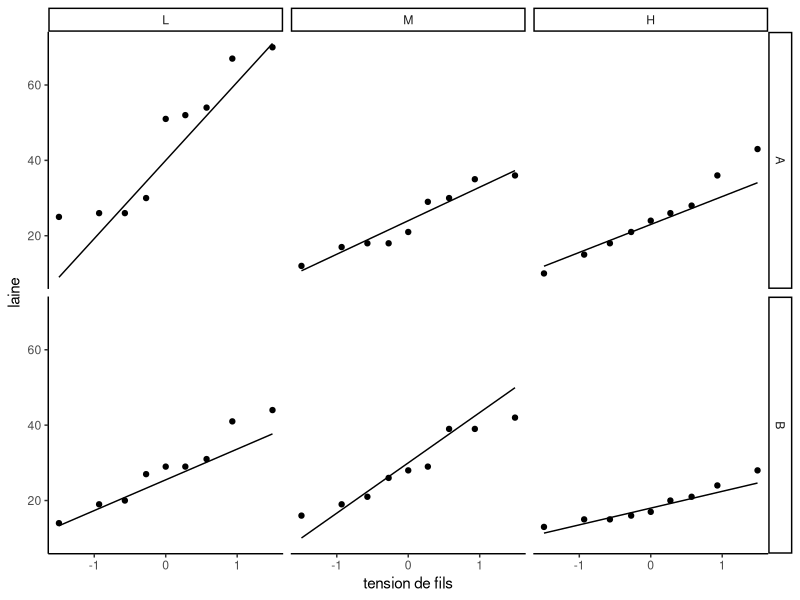
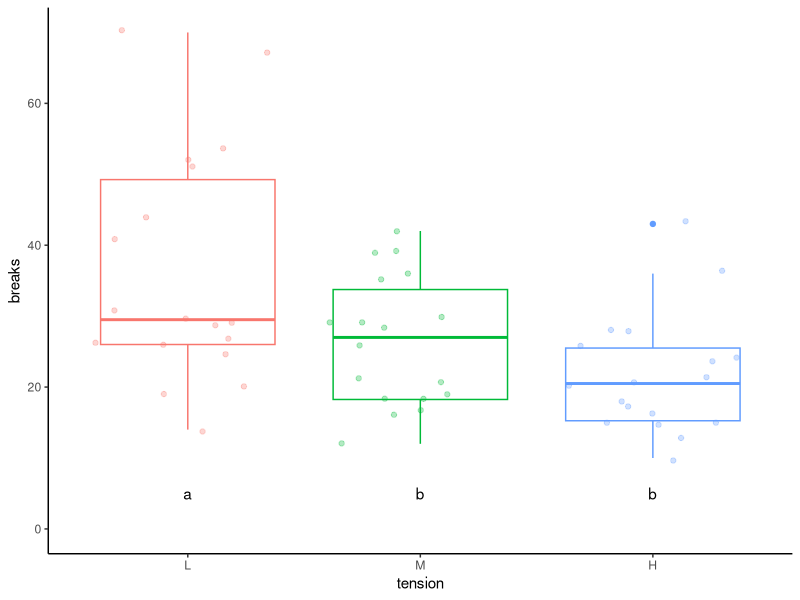
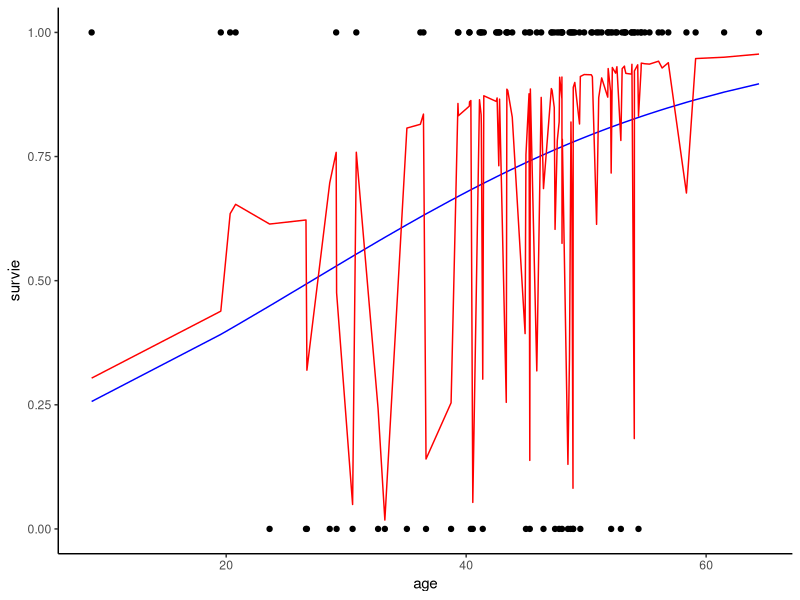
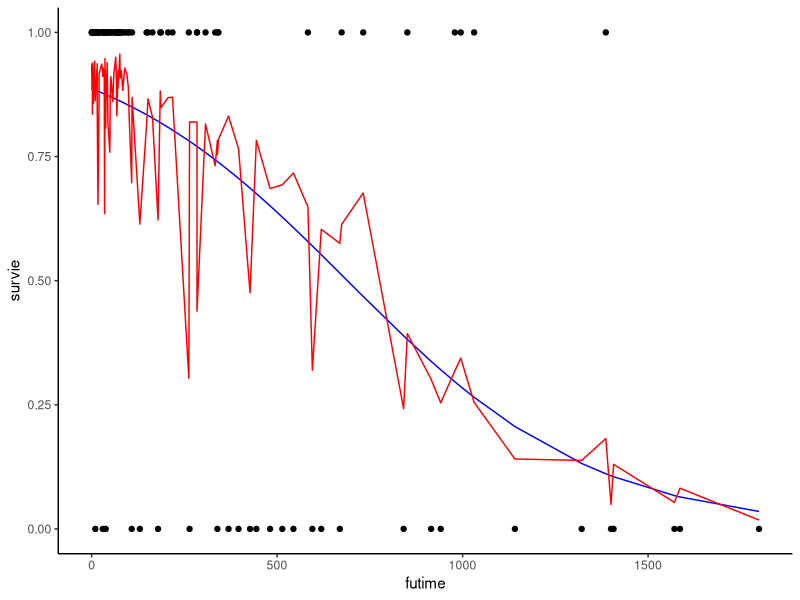
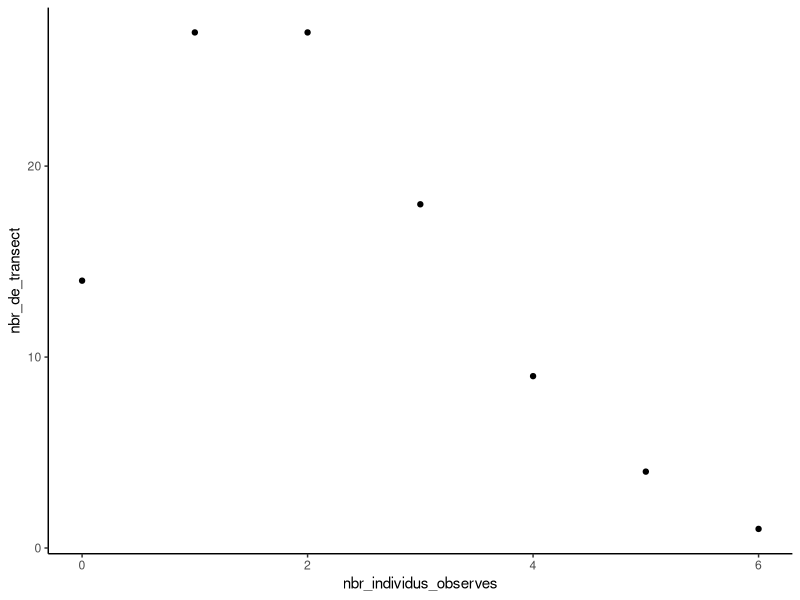
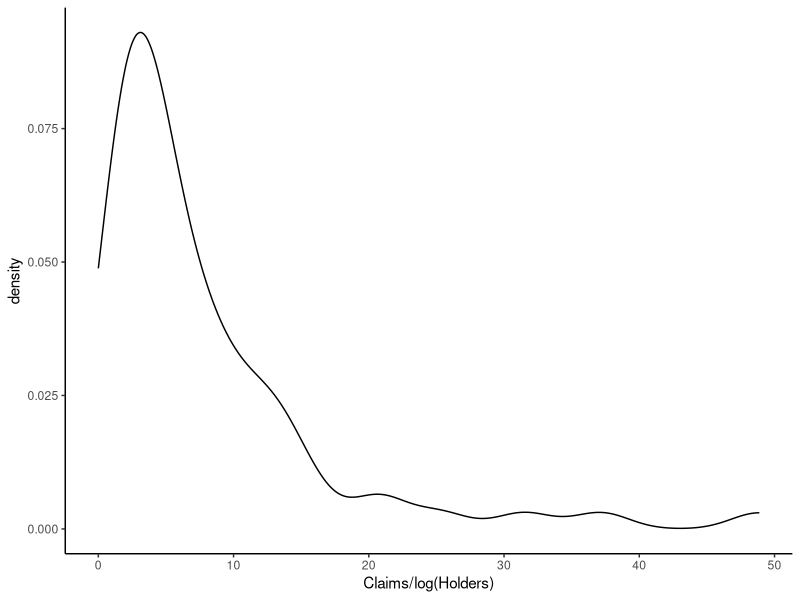
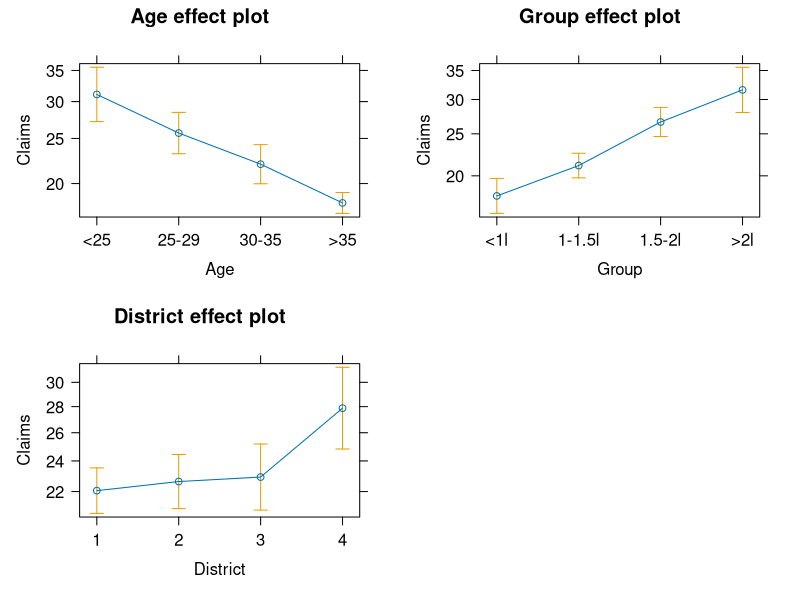
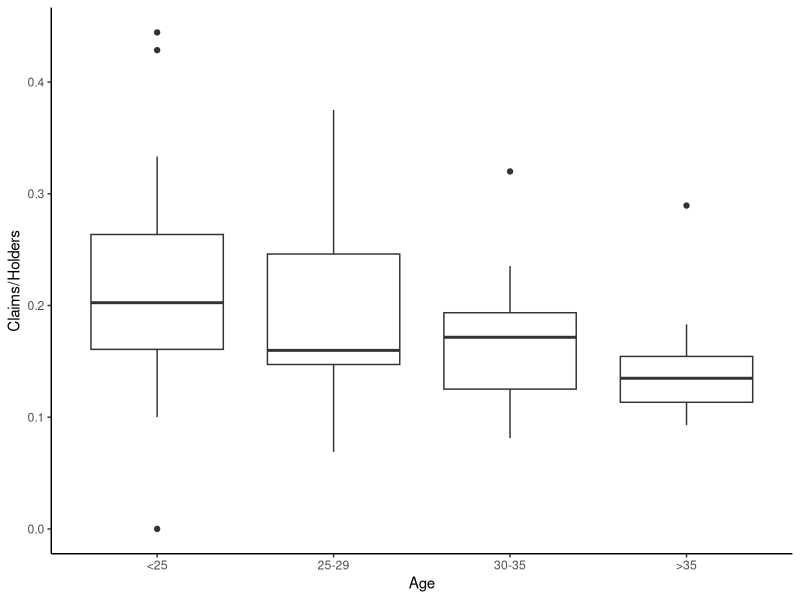

R code for these plots, in order:
## ---- chunk 1
#| label: import_packages

library(tidyverse)
library(multcomp)
## ---- chunk 2

lm(Petal.Length ~ Sepal.Length, data = iris) |> anova()
aov(Petal.Length ~ Sepal.Length, data = iris) |> anova()

lm(Petal.Length ~ Species, data = iris) |> anova()
aov(Petal.Length ~ Species, data = iris) |> anova()

## ---- chunk 3
ggplot(warpbreaks) +
  aes(sample = breaks) +
  geom_qq() +
  geom_qq_line() +
  facet_grid(rows = vars(wool), cols = vars(tension)) +
  labs(x = "tension de fils", y = "laine") +
  theme_classic()
## ---- chunk 4
fm1 <- aov(breaks ~ wool + tension, data = warpbreaks)
summary(fm1)
## ---- chunk 5
shapiro.test(fm1$residuals)
## ---- chunk 6
TukeyHSD(fm1, "tension")
## ---- chunk 7
library(multcomp)
summary(
  glht(
    fm1, 
    linfct = mcp(
      tension = "Tukey"
      )
    )
  )
## ---- chunk 8
rstatix::tukey_hsd(fm1)
## ---- chunk 9
lettre_significative <- tibble(
  lettre = (
  summary(
    glht(
      fm1, 
      linfct = mcp(
        tension = "Tukey"
      )
    )
  ) |> 
    cld())$mcletters$Letters,
  tension = names(lettre)
)
## ---- chunk 10
ggplot(warpbreaks) +
  aes(x = tension, y = breaks, color = tension) +
  geom_boxplot() + 
  geom_jitter(alpha = 0.3) +
  geom_text(
    aes(x = tension, label = lettre),
    data = lettre_significative,
    color = "black",
    y = 5
  ) +
  theme_classic() +
  coord_cartesian(ylim = c(0,70)) +
  theme(legend.position = "none")
  
ggsave("img/08Rl05N.png", width = 14, height = 10, units = "cm")

## ---- chunk 11
library(survival)

donnees_survie <- jasa |>  
  mutate(
    survie = fustat |> as.factor(),
    pontage = surgery |> as.factor()
  )
## ---- chunk 12
m1 <- glm(
  formula = survie ~ futime + pontage + age,
  data = donnees_survie,
  family = binomial
  )
car::Anova(m1, type = "2")
## ---- chunk 13
m2 <- glm(
  formula = survie ~ age + futime,
  data = donnees_survie,
  family = binomial
  )
car::Anova(m2, type = "2")
AIC(m1, m2)

summary(m2)
## ---- chunk 14
m3 <- glm(
  formula = survie ~ age + futime,
  data = donnees_survie,
  family = quasibinomial
  )
## ---- chunk 15
donnees_survie |> 
  mutate(
    prediction_survie_age_seul = 
      glm(
        formula = survie ~ age,
        data = donnees_survie,
        family = binomial
      )$fitted.values,
    prediction_survie = m2$fitted.values
    ) |> 
  ggplot() +
  aes(x = age, y = fustat) +
  geom_point() +
  geom_line(aes(y = prediction_survie_age_seul), color = "blue") +
  geom_line(aes(y = prediction_survie), color = "red") +
  ylab("survie") +
  theme_classic()

donnees_survie |> 
  mutate(
    prediction_survie_futime_seul = 
      glm(
        formula = survie ~ futime,
        data = donnees_survie,
        family = binomial
      )$fitted.values,
    prediction_survie = m2$fitted.values
    ) |> 
  ggplot() +
  aes(x = futime, y = fustat) +
  geom_point() +
  geom_line(aes(y = prediction_survie_futime_seul), color = "blue") +
  geom_line(aes(y = prediction_survie), color = "red") +
  ylab("survie") +
  theme_classic()


## ---- chunk 16

tibble(
  nbr_individus_observes = 0:6,
  nbr_de_transect = round(dpois(nbr_individus_observes, lambda = 2)*100)
) |> 
  ggplot() +
  aes(x = nbr_individus_observes, y = nbr_de_transect) +
  geom_point() +
  theme_classic()
## ---- chunk 17
declaration_accident <- MASS::Insurance

glimpse(declaration_accident)
## ---- chunk 18
ggplot(declaration_accident) +
  aes(x = Claims/log(Holders)) +
  geom_density() +
  theme_classic()

ggsave("img/08Rl13N.png", width = 14, height = 10, units = "cm")
## ---- chunk 19
m1 <- glm(
  Claims ~ Age*District*Group + offset(log(Holders)), 
  data = declaration_accident, 
  family = poisson)
car::Anova(m1)
## ---- chunk 20
m2 <- glm(
  Claims ~ Age*District + Age*Group + Group*District + offset(log(Holders)), 
  data = declaration_accident, 
  family = poisson)
car::Anova(m2)

m3 <- glm(
  Claims ~ Age*Group + Group*District + offset(log(Holders)), 
  data = declaration_accident, 
  family = poisson)
car::Anova(m3)

m4 <- glm(
  Claims ~ Age*Group + District + offset(log(Holders)), 
  data = declaration_accident, 
  family = poisson)
car::Anova(m4)

m5 <- glm(
  Claims ~ Age + Group + District + offset(log(Holders)), 
  data = declaration_accident, 
  family = poisson)
car::Anova(m5)
AIC(m1, m5)
## ---- chunk 21
summary(m5)
## ---- chunk 22
#| fig-height: 7
plot(
  effects::allEffects(m5)
)
## ---- chunk 23
ggplot(declaration_accident) +
  aes(
    x = Age,
    y = Claims/Holders
  ) +
  geom_boxplot() +
  theme_classic()
## ---- chunk 24
library(nlme)

BodyWeight |> 
  ggplot() +
  aes(x = Time, y = weight, color = Rat) +
  geom_line() +
  geom_smooth(se = FALSE, color = "black", linewidth = 2) + 
  facet_wrap(vars(Diet)) +
  theme_classic() +
  theme(legend.position = "none")
ggsave("img/08Rl18N.png", width = 14, height = 14, units = "cm")
## ---- chunk 25
glimpse(BodyWeight)
## ---- chunk 26
lme1 <- nlme::lme(weight ~ Diet*Time, random = ~ 1|Rat, data = BodyWeight)
car::Anova(lme1, type = "3")
summary(lme1)
## ---- chunk 27
summary(
  glht(
    lme1, 
    linfct = mcp(
      Diet = "Tukey"
      )
    )
  )
## ---- chunk 28
nlme::plot.lme(lme1, weight ~ fitted(.)|Diet, abline = c(0,1))
## ---- chunk 29
nlme::plot.lme(lme1, resid(.) ~ fitted(.)|Diet, id = 0.01)
## ---- chunk 30
qqnorm(lme1, ~ resid(.)|Diet, type = c("p", "r"))
## ---- chunk 31
lmer1 <- lme4::lmer(weight ~ Diet * Time + (1|Rat) , data = BodyWeight)
car::Anova(lmer1, type = "3")
summary(lmer1)
## ---- chunk 32
summary(
  glht(
    lmer1, 
    linfct = mcp(
      Diet = "Tukey"
      )
    )
  )
## ---- chunk 33
plot(lmer1, weight ~ fitted(.)|Diet, abline = c(0,1))
## ---- chunk 34
plot(lmer1, resid(.) ~ fitted(.)|Diet, id = 0.01)
## ---- chunk 35
tibble(
  residus = residuals(lmer1),
  regime = BodyWeight$Diet
) |> 
  ggplot() +
  aes(sample = residus) +
  geom_qq() +
  geom_qq_line(color = "dark red", linewidth = 1) +
  facet_wrap(~ regime, ncol = 3) +
  theme_classic()
